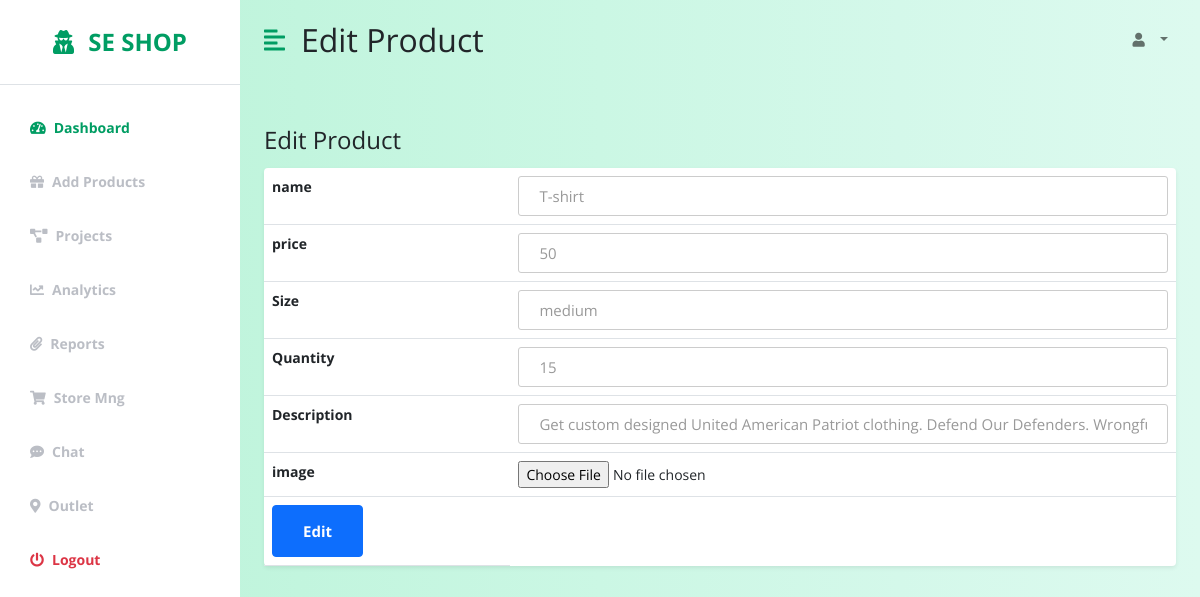
The page /ecommerce/edititem.php?item_id=1 (signed in) on the database its author committed.
### tables this page shows
CREATE TABLE `products` (
  `id` int(11) NOT NULL,
  `name` varchar(255) NOT NULL,
  `price` int(11) NOT NULL,
  `size` varchar(255) NOT NULL,
  `quantity` int(11) NOT NULL,
  `image` varchar(255) NOT NULL,
  `details` text NOT NULL,
  `store_id` int(11) NOT NULL
);

### ecommerce/edititem.php (the view, shortened to what this page needs)
<?php
include "php/connection.php";
$u_id = $_SESSION["u_id"];
$sql = "SELECT * FROM stores where user_id =?";
$stmt = $connection->prepare($sql);
$stmt->bind_param("i",$u_id);
$stmt->execute();
$result = $stmt->get_result();
$row = $result->fetch_assoc();
$s_id = $row['id'];
?>
<!DOCTYPE html>
<html lang="en">
<head>
    <link href="https://cdn.jsdelivr.net/npm/bootstrap@5.0.0-beta3/dist/css/bootstrap.min.css" rel="stylesheet" />
    <link rel="stylesheet" href="https://cdnjs.cloudflare.com/ajax/libs/font-awesome/5.15.3/css/all.min.css" />
    <link rel="stylesheet" href="css/admin.css" />
	<link rel="stylesheet" href="css/ojLzJK.css" />
	<link href="css/store.css" rel="stylesheet" media="all">
</head>
<body>
    <div class="d-flex" id="wrapper">
        <div class="bg-white" id="sidebar-wrapper">
            <div class="sidebar-heading text-center py-4 primary-text fs-4 fw-bold text-uppercase border-bottom"><i
                    class="fas fa-user-secret me-2"></i>      SE Shop</div>
            <div class="list-group list-group-flush my-3">
                <a href="#" class="list-group-item list-group-item-action bg-transparent second-text active"><i
                        class="fas fa-tachometer-alt me-2"></i>Dashboard</a>
				<a href="#add" class="list-group-item list-group-item-action bg-transparent second-text fw-bold"><i
                        class="fas fa-gift me-2"></i>Add Products</a>
                <a href="#" class="list-group-item list-group-item-action bg-transparent second-text fw-bold"><i
                        class="fas fa-project-diagram me-2"></i>Projects</a>
                <a href="#" class="list-group-item list-group-item-action bg-transparent second-text fw-bold"><i
                        class="fas fa-chart-line me-2"></i>Analytics</a>
                <a href="#" class="list-group-item list-group-item-action bg-transparent second-text fw-bold"><i
                        class="fas fa-paperclip me-2"></i>Reports</a>
                <a href="#" class="list-group-item list-group-item-action bg-transparent second-text fw-bold"><i
                        class="fas fa-shopping-cart me-2"></i>Store Mng</a>
                <a href="#" class="list-group-item list-group-item-action bg-transparent second-text fw-bold"><i
                        class="fas fa-comment-dots me-2"></i>Chat</a>
                <a href="#" class="list-group-item list-group-item-action bg-transparent second-text fw-bold"><i
                        class="fas fa-map-marker-alt me-2"></i>Outlet</a>
                <a href="logout.php" class="list-group-item list-group-item-action bg-transparent text-danger fw-bold"><i
                        class="fas fa-power-off me-2"></i>Logout</a>
            </div>
        </div>
        <div id="page-content-wrapper">
            <nav class="navbar navbar-expand-lg navbar-light bg-transparent py-4 px-4">
                <div class="d-flex align-items-center">
                    <i class="fas fa-align-left primary-text fs-4 me-3" id="menu-toggle"></i>
                    <h2 class="fs-2 m-0">Edit Product</h2>
                </div>
                <div class="collapse navbar-collapse" id="navbarSupportedContent">
                    <ul class="navbar-nav ms-auto mb-2 mb-lg-0">
                        <li class="nav-item dropdown">
                            <a class="nav-link dropdown-toggle second-text fw-bold" href="#" id="navbarDropdown"
                                role="button" data-bs-toggle="dropdown" aria-expanded="false">
                                <i class="fas fa-user me-2"></i><?php echo $row['name'];?>
                            </a>
                        </li>
                    </ul>
                </div>
            </nav>
				<?php
									$p_id = $_GET['item_id'];
									$sql1 = "SELECT * FROM products where id =?";
									$stmt1 = $connection->prepare($sql1);
									$stmt1->bind_param("i",$p_id);
									$stmt1->execute();
									$result1 = $stmt1->get_result();
									$row1 = $result1->fetch_assoc();
									?>
            <div class="container-fluid px-4">
				<div id="add" class="row my-5">
                    <h3 class="fs-4 mb-3">Edit Product</h3>
					 <form method="POST" action ="php/edit.php?p_id=<?php echo $p_id;?>&s_id=<?php echo $s_id;?>" enctype="multipart/form-data">
                    <div class="col">
                        <table class="table bg-white rounded shadow-sm  table-hover">
                            <tbody>
                                <tr>
                                    <th scope="col">name</th>
                                    <th><div class="value">
                                <input class="input--style-6" type="text" name="name" placeholder="<?php echo $row1['name'];?>">
                            </div></th>
                                </tr>
								<tr>
                                    <th scope="col">price</th>
                                    <th><div class="value">
                                <input class="input--style-6" type="text" name="price" placeholder="<?php echo $row1['price'];?>">
                            </div></th>
                                </tr>
						  <tr>
						  <th scope="col">Size</th>
						  <td><div class="value">
										<input class="input--style-6" type="text" name="size" placeholder="<?php echo $row1['size'];?>">
										</div>
									</td>
						  </tr>
						  <tr>
						  <th scope="col">Quantity</th>
						  <td><div class="value">
										<input class="input--style-6" type="text" name="quantity" placeholder="<?php echo $row1['quantity'];?>">
										</div>
									</td>
						  </tr>
								<tr>
								<th scope="col">Description</th>
								<td><div class="value">
										<input class="input--style-6" type="text" name="description" placeholder="<?php echo $row1['details'];?>">
										</div>
									</td>
								</tr>
								<tr>
                                    <th scope="col">image</th>
                                    <td>
									<div class="input-group js-input-file">
										<input type="file" name="my_image" size="60">
									</div>
								</td>
                                </tr>
								<tr>
							<td>
                    <button type="submit" name="submit" class="btn btn-primary">Edit</button>
					</td>
					</tr>
								    </tbody>
                        </table>
						</div>
						</div>
            </div>
        </div>
    </div>
</body>
</html>

### ecommerce/css/admin.css (style rules this page uses)
:root { --main-bg-color: #009d63; --main-text-color: #009d63; --second-text-color: #bbbec5; --second-bg-color: #c1efde; }
.primary-text { color: var(--main-text-color); }
.second-text { color: var(--second-text-color); }
#wrapper { overflow-x: hidden; background-image: linear-gradient( to right, #baf3d7, #c2f5de, #cbf7e4, #d4f8ea, #ddfaef ); }
#sidebar-wrapper { min-height: 100vh; margin-left: -15rem; -webkit-transition: margin 0.25s ease-out; -moz-transition: margin 0.25s ease-out; -o-transition: margin 0.25s ease-out; transition: margin 0.25s ease-out; }
#sidebar-wrapper .sidebar-heading { padding: 0.875rem 1.25rem; font-size: 1.2rem; }
#sidebar-wrapper .list-group { width: 15rem; }
#page-content-wrapper { min-width: 100vw; }
#menu-toggle { cursor: pointer; }
.list-group-item { border: none; padding: 20px 30px; }
.list-group-item.active { background-color: transparent; color: var(--main-text-color); font-weight: bold; border: none; }
@media (min-width: 768px) { #sidebar-wrapper { margin-left: 0; } }
@media (min-width: 768px) { #page-content-wrapper { min-width: 0; width: 100%; } }

### ecommerce/css/ojLzJK.css (style rules this page uses)
* { margin: 0; padding: 0; font-size: inherit; color: inherit; box-sizing: inherit; -webkit-backface-visibility: hidden; backface-visibility: hidden; -webkit-font-smoothing: antialiased; }
html, body { height: 100%; }
html { box-sizing: border-box; }
body { background-color: #ecf0f1; min-width: 300px; font-family: "Open Sans", sans-serif; font-size: 16px; }
h1, h2, h3, h4, h5 { display: block; font-weight: 400; }
li, span, p, a, h1, h2, h3, h4, h5 { line-height: 1; }
a { text-decoration: none; }
button { background-color: transparent; border: 0; cursor: pointer; }

### ecommerce/css/store.css (style rules this page uses)
.row { display: -webkit-box; display: -webkit-flex; display: -moz-box; display: -ms-flexbox; display: flex; -webkit-flex-wrap: wrap; -ms-flex-wrap: wrap; flex-wrap: wrap; }
html { -webkit-box-sizing: border-box; -moz-box-sizing: border-box; box-sizing: border-box; }
* { padding: 0; margin: 0; }
*, *:before, *:after { -webkit-box-sizing: inherit; -moz-box-sizing: inherit; box-sizing: inherit; }
body, h1, h2, h3, h4, h5, h6, blockquote, p, pre, dl, dd, ol, ul, figure, hr, fieldset, legend { margin: 0; padding: 0; }
table { border-collapse: collapse; border-spacing: 0; }
button { outline: none; background: none; border: none; }
body { font-family: "Open Sans", "Arial", "Helvetica Neue", sans-serif; font-weight: 400; font-size: 14px; }
h1, h2, h3, h4, h5, h6 { font-weight: 400; }
h2 { font-size: 30px; }
h3 { font-size: 24px; }
.btn { display: inline-block; line-height: 50px; padding: 0 30px; -webkit-transition: all 0.4s ease; -o-transition: all 0.4s ease; -moz-transition: all 0.4s ease; transition: all 0.4s ease; cursor: pointer; font-size: 15px; text-transform: capitalize; font-weight: 700; color: #fff; font-family: inherit; }
input, textarea { outline: none; margin: 0; border: none; -webkit-box-shadow: none; -moz-box-shadow: none; box-shadow: none; width: 100%; font-size: 14px; font-family: inherit; }
.input-group { position: relative; margin: 0; }
.input--style-6, .textarea--style-6 { background: transparent; line-height: 38px; border: 1px solid #cccccc; -webkit-border-radius: 3px; -moz-border-radius: 3px; border-radius: 3px; color: #666; font-size: 15px; -webkit-transition: all 0.4s ease; -o-transition: all 0.4s ease; -moz-transition: all 0.4s ease; transition: all 0.4s ease; padding: 0 20px; }

### rows shown on the page
products: name "T-shirt", price "50", size "medium", quantity "15", description "Get custom designed United American Patriot clothing. Defend Our Defenders. Wrongful Imprisonment. Support American Patriots."
